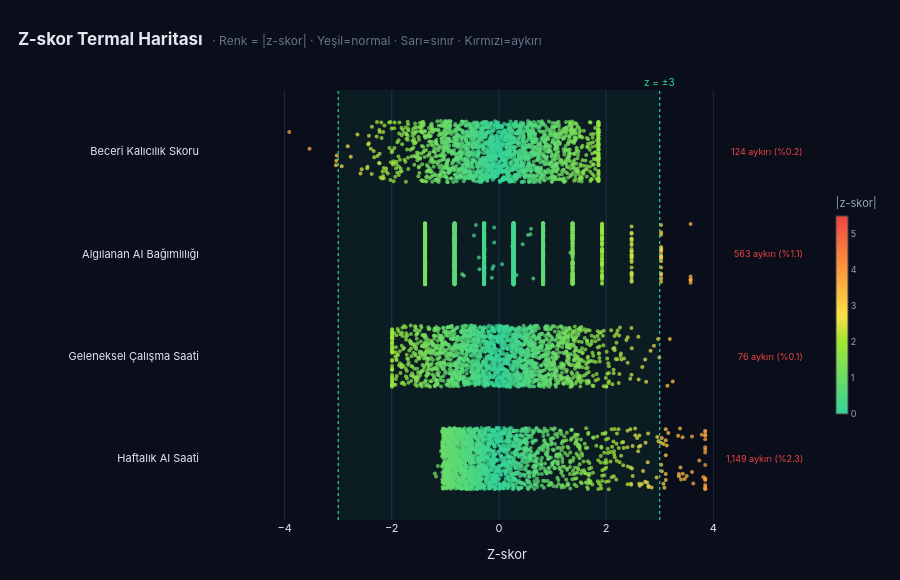

The notebook cell saved with this chart:
### Markdown cell above
<div style="background:linear-gradient(90deg,#0b1220 0%,#101a2e 100%);
  border-left:6px solid #f472b6; padding:14px 22px; border-radius:10px;
  margin:22px 0 8px; box-shadow:0 4px 12px rgba(0,0,0,0.30);">
  <span style="color:#f472b6; font-weight:800; font-size:0.74em; letter-spacing:2.4px;">ALT BÖLÜM</span>
  <h3 style="color:#f1f5f9; font-family:'Inter','Segoe UI',sans-serif; font-weight:700;
    font-size:1.18em; margin:4px 0 0; letter-spacing:0.5px;">3. Z İLE ÖLÇÜMÜ</h3>
</div>

### Code cell
# ════════════════════════════════════════════════════════════════════
# 4) Z-SKOR GÖRÜNÜMÜ — termal gradyan (|z-skor| = renk sıcaklığı)
#    Yeşil = normal · Sarı = sınır · Kırmızı = aykırı
# ════════════════════════════════════════════════════════════════════
if z_cols:
    _THERMAL = [
        [0.00, '#34d399'],
        [0.37, '#a3e635'],
        [0.50, '#fde047'],
        [0.75, '#fb923c'],
        [1.00, '#ef4444'],
    ]
    _Z_REF_MAX = 5.5  # renk skalası normalizasyon referansı

    fig_Z = go.Figure()

    # ±3 kabul bandı
    fig_Z.add_vrect(x0=-3, x1=3, fillcolor='rgba(52,211,153,0.07)', line_width=0)
    fig_Z.add_vline(x=-3, line=dict(color='#34d399', width=1.2, dash='dot'))
    fig_Z.add_vline(x= 3, line=dict(color='#34d399', width=1.2, dash='dot'),
                    annotation_text='z = ±3',
                    annotation_position='top',
                    annotation_font=dict(color='#34d399', size=10))

    for lane, col in enumerate(z_cols):
        s    = df_filled[col]
        z    = (s - s.mean()) / s.std()
        z_in  = z[z.abs() <= 3]
        z_out = z[z.abs() > 3]
        in_s, out_s = _prop_sample(z_in, z_out)

        all_z  = pd.concat([pd.Series(in_s), pd.Series(out_s)])
        abs_z  = all_z.abs().clip(upper=_Z_REF_MAX)
        jitter = lane + _rs.uniform(-0.3, 0.3, len(all_z))

        _marker = dict(
            color=abs_z,
            colorscale=_THERMAL,
            cmin=0, cmax=_Z_REF_MAX,
            size=4, opacity=0.75,
            line=dict(width=0),
            showscale=(lane == 0),
        )
        if lane == 0:
            _marker['colorbar'] = dict(
                title=dict(text='|z-skor|', font=dict(color=P['subtext'])),
                thickness=12, len=0.55,
                tickfont=dict(color=P['subtext'], size=9),
            )

        fig_Z.add_trace(go.Scatter(
            x=all_z, y=jitter,
            mode='markers',
            name=col, showlegend=False,
            marker=_marker,
            hovertemplate=f'{col}<br>z=%{{x:.2f}} · |z|=%{{marker.color:.2f}}<extra></extra>',
        ))

        fig_Z.add_annotation(
            xref='paper', x=0.985, y=lane, yref='y',
            text=f"{cnt_map[col]['Z>3 aykırı']:,} aykırı (%{cnt_map[col]['Z>3 (%)']:.1f})",
            showarrow=False, xanchor='right',
            font=dict(color='#ef4444', size=9),
        )

    z_xmax_final = max(
        float(((df_filled[c] - df_filled[c].mean()) / df_filled[c].std()).abs().max())
        for c in z_cols
    )
    fig_Z.update_layout(
        title=dict(
            text='<b>Z-skor Termal Haritası</b>  '
                 '<span style="color:#64748b; font-size:12px">'
                 '· Renk = |z-skor| · Yeşil=normal · Sarı=sınır · Kırmızı=aykırı</span>',
            font=dict(size=17, color=P['text'], family='Inter'), x=0.02, xanchor='left'),
        paper_bgcolor=P['bg'], plot_bgcolor=P['bg'],
        font=dict(family='Inter', color=P['text'], size=11),
        height=110 * len(z_cols) + 140,
        margin=dict(l=200, r=80, t=90, b=60),
        xaxis=dict(title='Z-skor', gridcolor=P['grid'], zeroline=False,
                   range=[-(z_xmax_final + 0.6), z_xmax_final + 0.9]),
        yaxis=dict(tickvals=list(range(len(z_cols))), ticktext=z_cols,
                   showgrid=False, zeroline=False,
                   range=[-0.6, len(z_cols) - 0.4],
                   tickfont=dict(size=11, color=P['text'])),
    )
    fig_Z.show()

    display(card('Z-SKOR NE DİYOR', '#f59e0b',
        f"Termal renk skalası yüksek |z-skor| taşıyan noktaları kırmızıya boyuyor; "
        f"yeşil bulutlar ±3 bandı içindeki normal dağılım. "
        f"En uç değerler <b>{worst_col}</b> sütununda — IQR analizi ile tutarlı."))

### Figure 1 — Plotly figure (JSON) as saved in the notebook; plotly's stock layout.template omitted (floating-point values rounded to 4 significant figures; data arrays with more than 128 entries replaced by an {"elided": "..."} marker saying what was removed)
{"data": [{"hovertemplate": "Haftalık AI Saati<br>z=%{x:.2f} · |z|=%{marker.color:.2f}<extra></extra>", "marker": {"cmax": 5.5, "cmin": 0, "color": {"elided": "2000 float values"}, "colorbar": {"len": 0.55, "thickness": 12, "tickfont": {"color": "#94a3b8", "size": 9}, "title": {"font": {"color": "#94a3b8"}, "text": "|z-skor|"}}, "colorscale": [[0, "#34d399"], [0.37, "#a3e635"], [0.5, "#fde047"], [0.75, "#fb923c"], [1, "#ef4444"]], "line": {"width": 0}, "opacity": 0.75, "showscale": true, "size": 4}, "mode": "markers", "name": "Haftalık AI Saati", "showlegend": false, "type": "scatter", "x": {"elided": "2000 float values"}, "y": {"elided": "2000 float values"}}, {"hovertemplate": "Geleneksel Çalışma Saati<br>z=%{x:.2f} · |z|=%{marker.color:.2f}<extra></extra>", "marker": {"cmax": 5.5, "cmin": 0, "color": {"elided": "2000 float values"}, "colorscale": [[0, "#34d399"], [0.37, "#a3e635"], [0.5, "#fde047"], [0.75, "#fb923c"], [1, "#ef4444"]], "line": {"width": 0}, "opacity": 0.75, "showscale": false, "size": 4}, "mode": "markers", "name": "Geleneksel Çalışma Saati", "showlegend": false, "type": "scatter", "x": {"elided": "2000 float values"}, "y": {"elided": "2000 float values"}}, {"hovertemplate": "Algılanan AI Bağımlılığı<br>z=%{x:.2f} · |z|=%{marker.color:.2f}<extra></extra>", "marker": {"cmax": 5.5, "cmin": 0, "color": {"elided": "2000 float values"}, "colorscale": [[0, "#34d399"], [0.37, "#a3e635"], [0.5, "#fde047"], [0.75, "#fb923c"], [1, "#ef4444"]], "line": {"width": 0}, "opacity": 0.75, "showscale": false, "size": 4}, "mode": "markers", "name": "Algılanan AI Bağımlılığı", "showlegend": false, "type": "scatter", "x": {"elided": "2000 float values"}, "y": {"elided": "2000 float values"}}, {"hovertemplate": "Beceri Kalıcılık Skoru<br>z=%{x:.2f} · |z|=%{marker.color:.2f}<extra></extra>", "marker": {"cmax": 5.5, "cmin": 0, "color": {"elided": "2000 float values"}, "colorscale": [[0, "#34d399"], [0.37, "#a3e635"], [0.5, "#fde047"], [0.75, "#fb923c"], [1, "#ef4444"]], "line": {"width": 0}, "opacity": 0.75, "showscale": false, "size": 4}, "mode": "markers", "name": "Beceri Kalıcılık Skoru", "showlegend": false, "type": "scatter", "x": {"elided": "2000 float values"}, "y": {"elided": "2000 float values"}}], "layout": {"annotations": [{"font": {"color": "#34d399", "size": 10}, "showarrow": false, "text": "z = ±3", "x": 3, "xanchor": "center", "xref": "x", "y": 1, "yanchor": "bottom", "yref": "y domain"}, {"font": {"color": "#ef4444", "size": 9}, "showarrow": false, "text": "1,149 aykırı (%2.3)", "x": 0.985, "xanchor": "right", "xref": "paper", "y": 0, "yref": "y"}, {"font": {"color": "#ef4444", "size": 9}, "showarrow": false, "text": "76 aykırı (%0.1)", "x": 0.985, "xanchor": "right", "xref": "paper", "y": 1, "yref": "y"}, {"font": {"color": "#ef4444", "size": 9}, "showarrow": false, "text": "563 aykırı (%1.1)", "x": 0.985, "xanchor": "right", "xref": "paper", "y": 2, "yref": "y"}, {"font": {"color": "#ef4444", "size": 9}, "showarrow": false, "text": "124 aykırı (%0.2)", "x": 0.985, "xanchor": "right", "xref": "paper", "y": 3, "yref": "y"}], "font": {"color": "#e2e8f0", "family": "Inter", "size": 11}, "height": 580, "margin": {"b": 60, "l": 200, "r": 80, "t": 90}, "paper_bgcolor": "#0a0e1a", "plot_bgcolor": "#0a0e1a", "shapes": [{"fillcolor": "rgba(52,211,153,0.07)", "line": {"width": 0}, "type": "rect", "x0": -3, "x1": 3, "xref": "x", "y0": 0, "y1": 1, "yref": "y domain"}, {"line": {"color": "#34d399", "dash": "dot", "width": 1.2}, "type": "line", "x0": -3, "x1": -3, "xref": "x", "y0": 0, "y1": 1, "yref": "y domain"}, {"line": {"color": "#34d399", "dash": "dot", "width": 1.2}, "type": "line", "x0": 3, "x1": 3, "xref": "x", "y0": 0, "y1": 1, "yref": "y domain"}], "title": {"font": {"color": "#e2e8f0", "family": "Inter", "size": 17}, "text": "<b>Z-skor Termal Haritası</b>  <span style=\"color:#64748b; font-size:12px\">· Renk = |z-skor| · Yeşil=normal · Sarı=sınır · Kırmızı=aykırı</span>", "x": 0.02, "xanchor": "left"}, "xaxis": {"gridcolor": "#1e293b", "range": [-5.579, 5.879], "title": {"text": "Z-skor"}, "zeroline": false}, "yaxis": {"range": [-0.6, 3.6], "showgrid": false, "tickfont": {"color": "#e2e8f0", "size": 11}, "ticktext": ["Haftalık AI Saati", "Geleneksel Çalışma Saati", "Algılanan AI Bağımlılığı", "Beceri Kalıcılık Skoru"], "tickvals": [0, 1, 2, 3], "zeroline": false}}}
